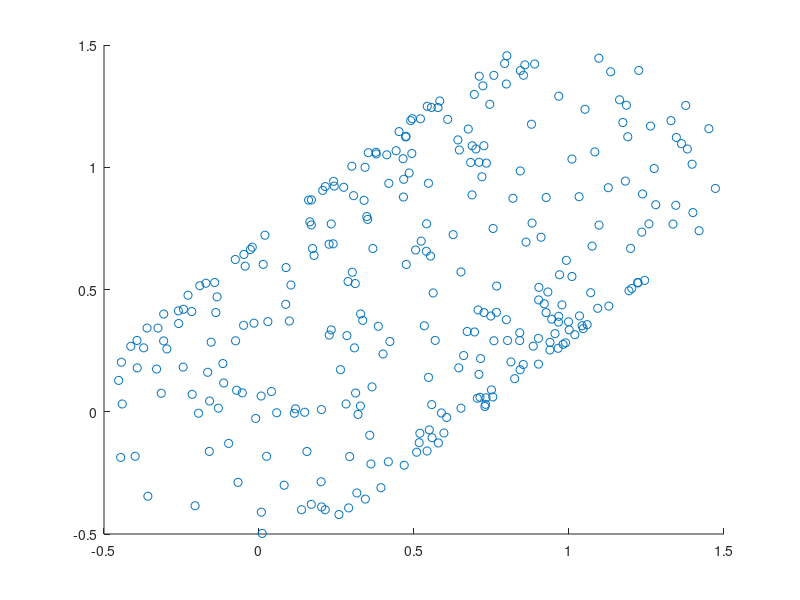

The MATLAB script that drew this image:
rng('default') % For reproducibility

% Parameters for data generation
N = 300;  % Size of each cluster
r1 = 0.5; % Radius of first circle
r2 = 5;   % Radius of second circle
theta = linspace(0,2*pi,N)';

X1 = r1*[cos(theta),sin(theta)]+ rand(N,1); 

scatter(X1(:,1),X1(:,2))